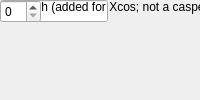
<?xml version="1.0" encoding="UTF-8"?>
<ui version="4.0">
 <class>MainWindow</class>
 <widget class="QMainWindow" name="MainWindow">
  <property name="windowTitle"><string>Real-Imag to Complex</string></property>
  <widget class="QWidget" name="centralwidget">
   <!-- NOTE: this is a simplified structural mirror of the generated
        <module>_ui.py, not a full round-trip Designer file. Regenerate
        both from the same spec if you need to edit layout by hand. -->
       <widget class="QLabel" name="label_name">
     <property name="text"><string>Block name</string></property>
    </widget>
       <widget class="QLineEdit" name="name">
     <property name="toolTip"><string>A name you choose for this block instance, e.g. to note what it's used for in this design. Shown below the block on the diagram.</string></property>
    </widget>
       <widget class="QLabel" name="label_n_bits">
     <property name="text"><string>Bit Width (added for Xcos; not a casper_library mask param)</string></property>
    </widget>
       <widget class="QSpinBox" name="n_bits"/>
  </widget>
 </widget>
 <resources/>
 <connections/>
</ui>
